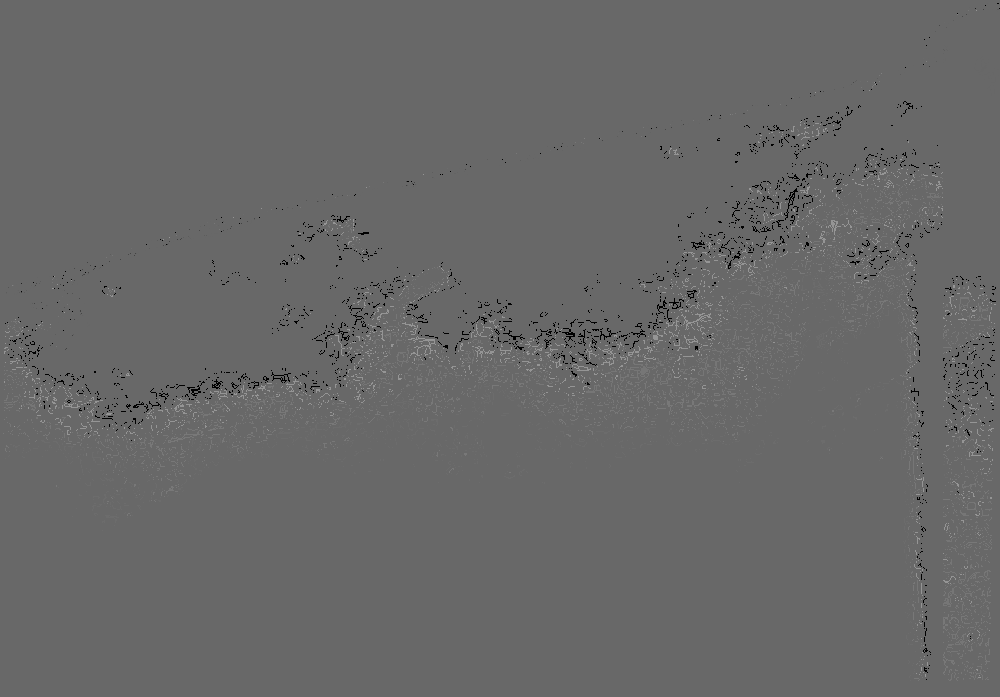
#> input picture notebooks/indices/ghana/2018-10-31-00_00_2018-10-31-23_59_Sentinel-2_L2A_B01_(Raw).tiff, 1000 x 697 px, shrunk from 1852 x 1291 before the run
$ python plot_africa_style_mask.py --mask_tif 'ghana/2018-10-31-00_00_2018-10-31-23_59_Sentinel-2_L2A_B01_(Raw).tiff'
#> lines starting #> are read from the running program, lines starting #| are printed output that depends on the picture; after the words box and inside, x2 and y2 are one past the last pixel; in counts of white or black regions, pixels touching at a corner belong together
#!/usr/bin/env python
# -*- coding: utf-8 -*-

import argparse
from pathlib import Path

import matplotlib.pyplot as plt
import numpy as np
import tifffile as tiff
from skimage import measure


DEFAULT_MASK = Path(
    r"C:\CDIA_oficial\tfg\tfg-marine-plastic-detection"
    r"\notebooks\indices\pruebasghana\ghana_fdi_ndvi_mask.tif"
)


def read_mask(path):
    arr = tiff.imread(str(path))
#> arr is the input picture: shape (697, 1000) float32; 0% of the values are NaN or infinite; the others: min -2.15e+38, max 3.12e+38, mean nan
    arr = np.asarray(arr)

    if arr.ndim == 3:
        if arr.shape[0] == 1:
            arr = arr[0]
        elif arr.shape[-1] == 1:
            arr = arr[..., 0]
        else:
            raise ValueError(f"Mask shape no soportada: {arr.shape}")

    if arr.ndim != 2:
        raise ValueError(f"Se esperaba una máscara 2D y se obtuvo {arr.shape}")

    return (arr > 0).astype(np.uint8)
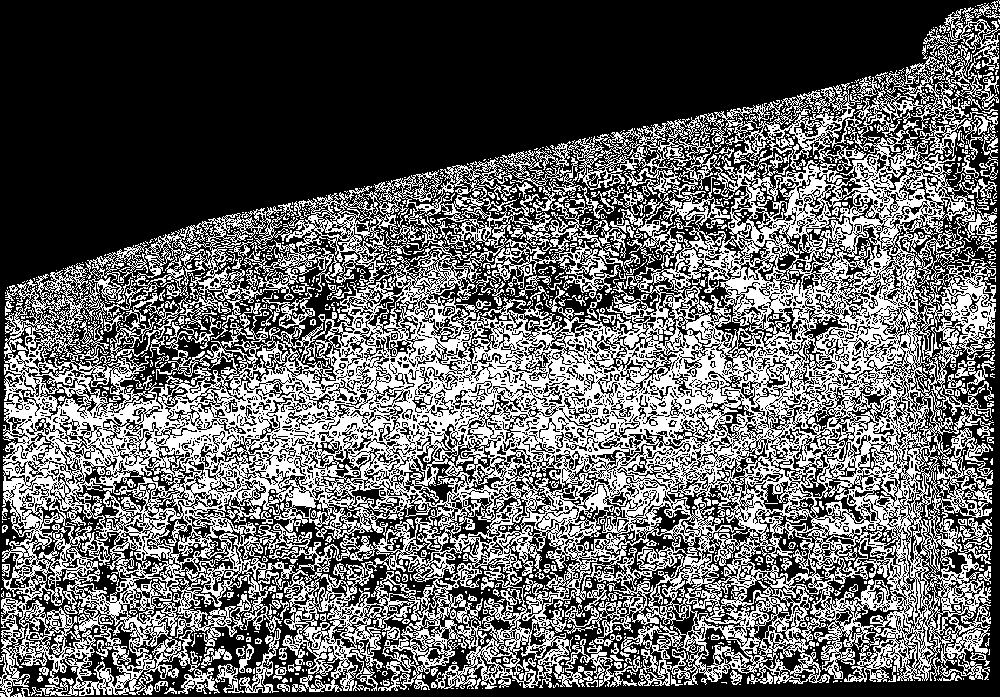
#> returned value: shape (697, 1000); values 0 (black) and 1 (white), 38.4% white in thin lines or dots


def main():
    ap = argparse.ArgumentParser(
        description="Visualiza una máscara binaria al estilo del notebook de Digital Earth Africa."
    )
    ap.add_argument("--mask_tif", default=str(DEFAULT_MASK), help="Ruta al TIFF binario")
    ap.add_argument("--min_area", type=int, default=1, help="Área mínima para mostrar contornos")
    ap.add_argument("--out_png", default="", help="Ruta opcional para guardar la figura")
    args = ap.parse_args()

    mask_path = Path(args.mask_tif)
    mask = read_mask(mask_path)

    labels = measure.label(mask, connectivity=2)
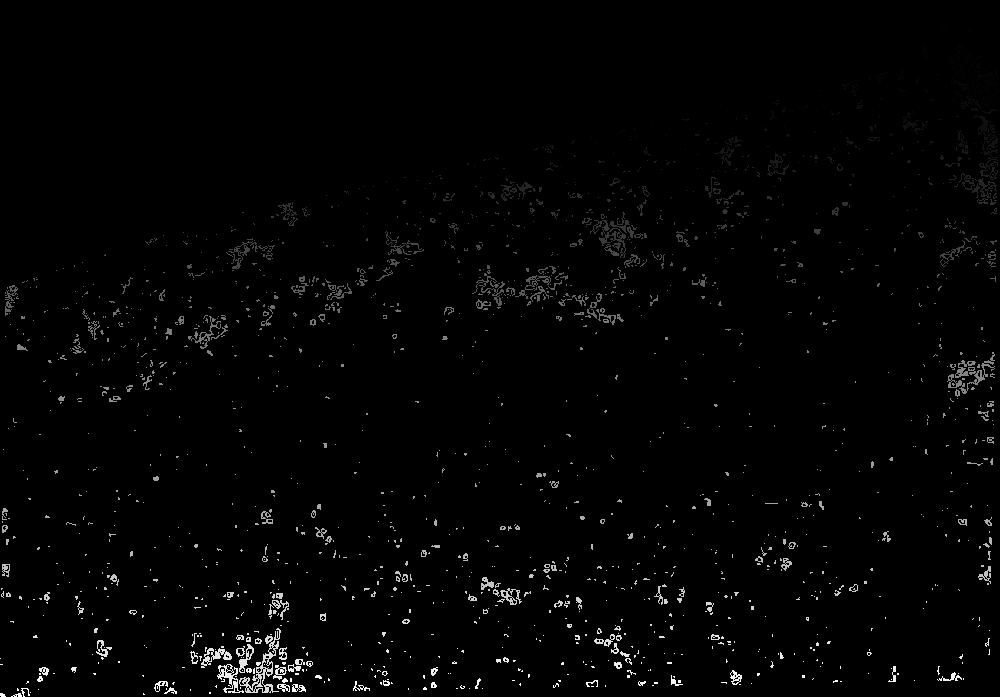
#> labels: shape (697, 1000) int64; min 0, max 1828, mean 28; drawn with min black and max white
    regions = measure.regionprops(labels)
#> regions = 1828 regions; largest, box (x1, y1, x2, y2) and area: (0, 7, 1000, 697) 248549, (948, 44, 999, 110) 686, (239, 628, 281, 693) 614, (947, 352, 995, 394) 501, (590, 220, 626, 258) 337
    keep_labels = {r.label for r in regions if r.area >= args.min_area}
#> keep_labels = 1828 items
    mask_filtered = np.isin(labels, list(keep_labels)).astype(np.uint8)

    contours = measure.find_contours(mask_filtered, 0.5)
#> contours = 16181 point arrays, longest 34967 points

    fig, axs = plt.subplots(1, 2, figsize=(12, 6))

    axs[0].imshow(mask, cmap="binary", vmin=0, vmax=1)
    axs[0].set_title("Predicted debris mask")
    axs[0].axis("off")

    axs[1].imshow(mask, cmap="gray", vmin=0, vmax=1, alpha=0.15)
    for contour in contours:
        axs[1].plot(contour[:, 1], contour[:, 0], color="black", linewidth=1.2)
#> this loop made 16181 passes
#> contour on passes 3, 18, 52: [[0, 998.5], [0.5, 998], [0, 997.5]], [[6.5, 999], [6, 998.5], [5.5, 999]], [[14.5, 999], [14, 998.5], [13.5, 999]]
    axs[1].set_title("Vectorized debris contours")
    axs[1].axis("off")

    fig.suptitle(mask_path.name)
    plt.tight_layout()

    if args.out_png:
        plt.savefig(args.out_png, dpi=180, bbox_inches="tight")
        print(f"Figura guardada en: {args.out_png}")
    else:
        plt.show()
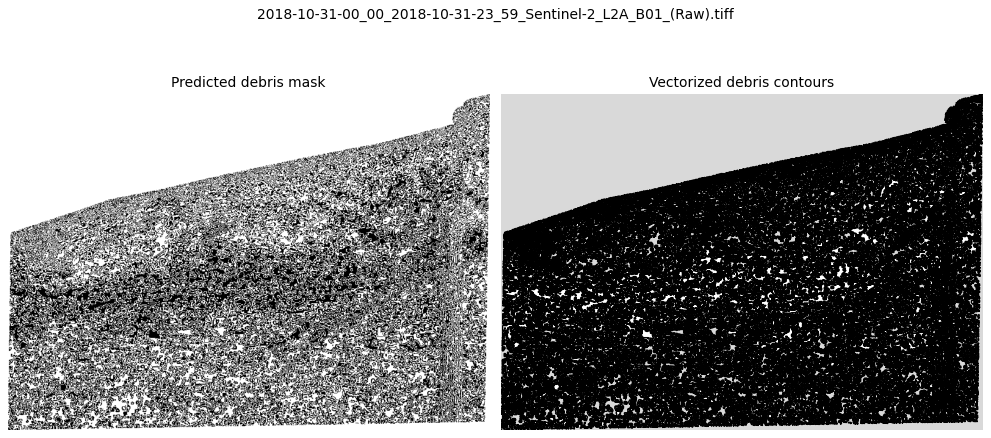
#> figure drawn by matplotlib, 2 panels


if __name__ == "__main__":
    main()

$ run again, on notebooks/indices/ghana/2018-10-31-00_00_2018-10-31-23_59_Sentinel-2_L2A_B03_(Raw).tiff
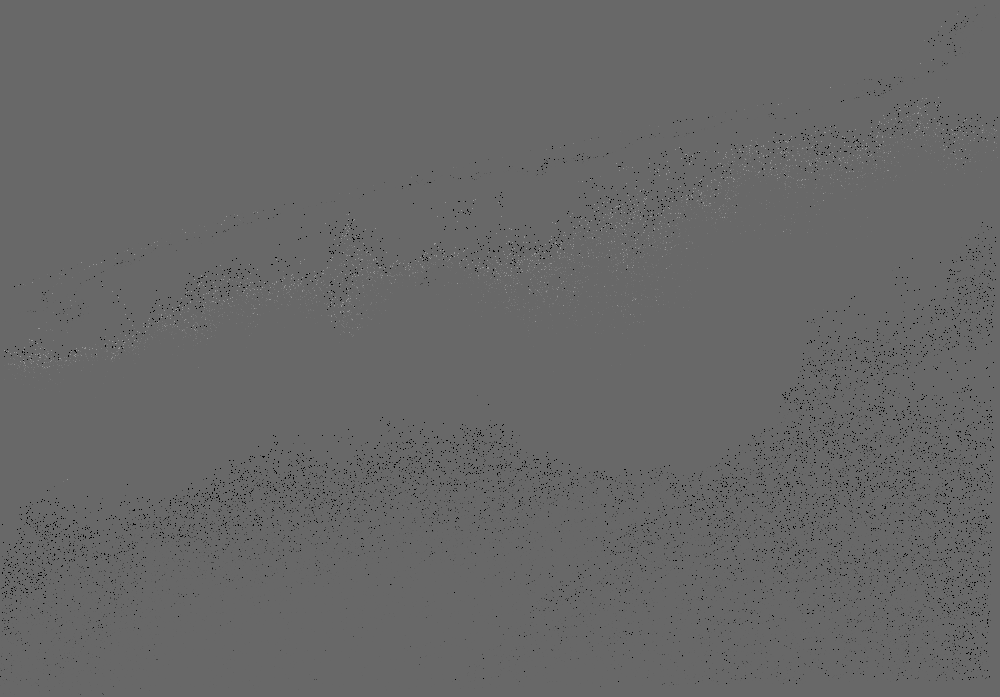
#> input picture notebooks/indices/ghana/2018-10-31-00_00_2018-10-31-23_59_Sentinel-2_L2A_B03_(Raw).tiff, 1000 x 697 px, shrunk from 1852 x 1291 before the run
#> in read_mask, arr is the input picture: shape (697, 1000) float32; 0% of the values are NaN or infinite; the others: min -2.15e+38, max 3.12e+38, mean nan
#> in read_mask, `return (arr > 0).astype(np.uint8)`:
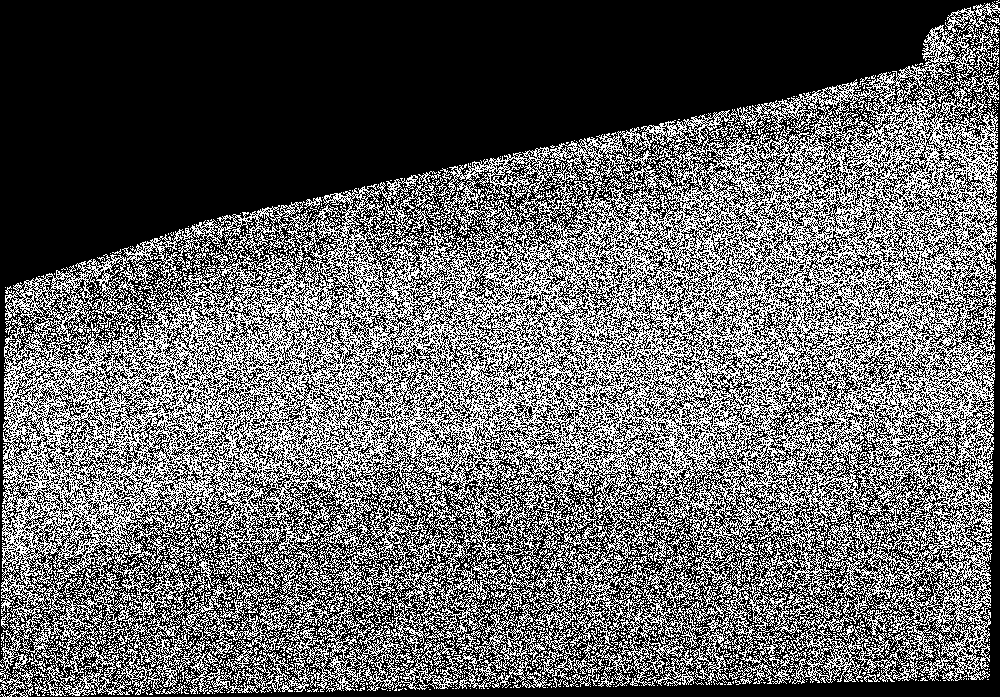
#> returned value: shape (697, 1000); values 0 (black) and 1 (white), 38.3% white in thin lines or dots
#> regions = 2512 regions; largest, box (x1, y1, x2, y2) and area: (0, 2, 1000, 697) 257114, (645, 650, 696, 686) 425, (973, 74, 999, 103) 245, (522, 670, 552, 688) 171, (74, 568, 99, 597) 166
#> keep_labels = 2512 items
#> contours = 36130 point arrays, longest 6541 points
#> the loop in main, `for contour in contours:` made 36130 passes
#> contour on passes 3, 48: [[0, 998.5], [0.5, 998], [0, 997.5]], [[16.5, 999], [16, 998.5], [15, 998.5], [14.5, 999]]
#> in main, `plt.show()`:
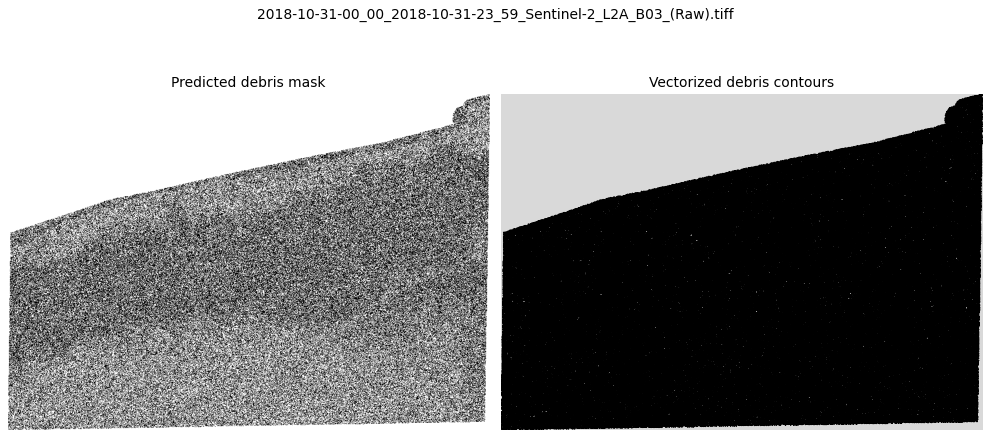
#> figure drawn by matplotlib, 2 panels
